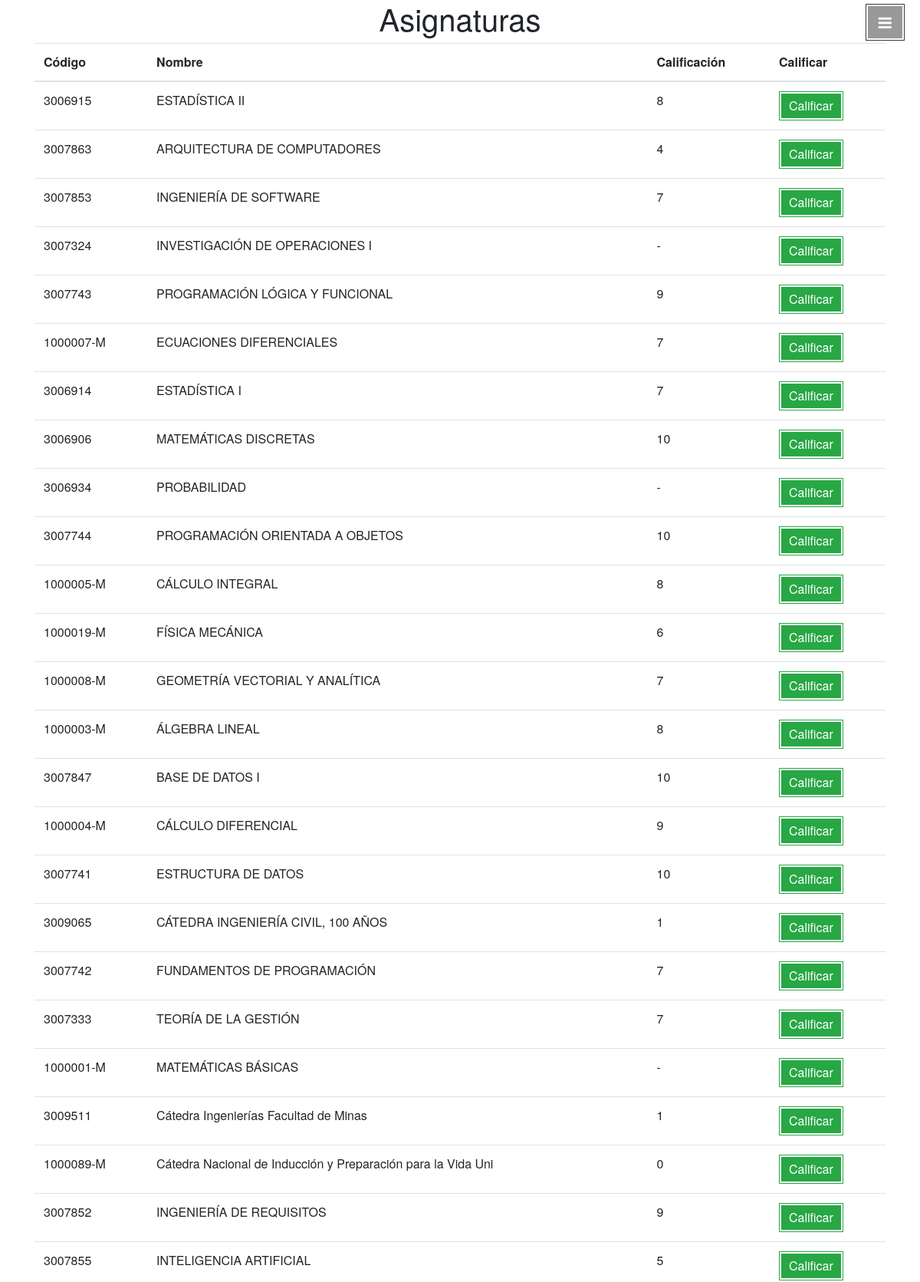
/ (signed in, upper part), run on the app's committed database.
### recomendador/models.py (models this page shows)
class Asignatura(models.Model):
    codigo = models.CharField(max_length=50, primary_key=True)
    nombre = models.CharField(max_length=60)
    estado = models.BooleanField()

### recomendador/views.py (the view, shortened to what this page needs)
# urls.py: url(r'^', views.indexView, name="index"),
@login_required
def indexView(request):
    usuario_actual = User.objects.get(username = request.user)
    asig = Asignatura.objects.all().filter(estado=True)
    for asignatura in asig:
        try:
            calificacion_vieja = Calificacion.objects.get(usuario_id= usuario_actual.id, asignatura_id = asignatura.codigo)
            asignatura.calificacion_vieja = calificacion_vieja.calificacion
        except Calificacion.DoesNotExist as e:
            asignatura.calificacion_vieja = '-'
    return render(request, "index.html", {'asignaturas' : asig})

### recomendador/templates/index.html (shortened to what this page needs)
<!DOCTYPE html>
<html lang="en">
<head>
    <link rel="stylesheet" href="https://stackpath.bootstrapcdn.com/bootstrap/4.4.1/css/bootstrap.min.css">
    {% load static %}
    <link rel="stylesheet" type="text/css" href="{% static 'nav.css' %}">
    <link href="https://maxcdn.bootstrapcdn.com/font-awesome/4.7.0/css/font-awesome.min.css" type="text/css" rel="stylesheet">
</head>
<body>
    <a id="menu-toggle" href="#" class="btn btn-dark btn-lg toggle"><i class="fa fa-bars"></i></a>
    <div class="container">
        <header class="page-header">
            <h1 class="page-title" title="Legos">Asignaturas</h1>
        </header>
        <div class="row">
            <div class="col">
                <table class="table table-hover">
                    <thead>
                      <tr>
                        <th scope="col">Código</th>
                        <th scope="col">Nombre</th>
                        <th scope="col">Calificación</th>
                        <th scope="col">Calificar</th>
                      </tr>
                    </thead>
                    <tbody>
                        {% for asignatura in asignaturas%}
                        <tr>
                            <td scope="row">{{asignatura.codigo}}</td>
                            <td>{{asignatura.nombre}}</td>
                            <td>{{asignatura.calificacion_vieja}}</td>
                            <td><button class="btn btn-success calificacion" title="Calificar" data-toggle="modal"  data-calificacion={{asignatura.calificacion_vieja}}  data-target='#calificar' data-codigo={{asignatura.codigo}} data-nombre="{{asignatura.nombre}}">Calificar</button></td>
                        </tr>
                        {% endfor%}
                    </tbody>
                </table>
            </div>
        </div>
    </div>
</body>
</html>

### recomendador/static/nav.css (style rules this page uses)
body { width: 100%; height: 100%; font-family: "Source Sans Pro", "Helvetica Neue", Helvetica, Arial, sans-serif; overflow-x: hidden; }
html { width: 100%; height: 100%; }
#menu-toggle { z-index: 801; position: fixed; top: 0; right: 15px; }
.toggle { margin: 5px 5px 0 0; }
.btn-dark { border-radius: 0; color: #fff; background-color: rgba(0, 0, 0, 0.4); }
.btn { border-radius: 0px; box-shadow: inset 0 0 0 2px #fff; -moz-box-shadow: inset 0 0 0 2px #fff; -webkit-box-shadow: inset 0 0 0 2px #fff; overflow: hidden; }
.btn-dark { border-radius: 0; color: #fff; background-color: rgba(0,0,0,0.4); }
.page-header { text-align: center; }

### data on the page
Asignatura: codigo "3006915", nombre "ESTADÍSTICA II", calificacion_vieja "8"
Asignatura: codigo "3007863", nombre "ARQUITECTURA DE COMPUTADORES", calificacion_vieja "4"
Asignatura: codigo "3007853", nombre "INGENIERÍA DE SOFTWARE", calificacion_vieja "7"
Asignatura: codigo "3007324", nombre "INVESTIGACIÓN DE OPERACIONES I", calificacion_vieja "-"
Asignatura: codigo "3007743", nombre "PROGRAMACIÓN LÓGICA Y FUNCIONAL", calificacion_vieja "9"
Asignatura: codigo "1000007-M", nombre "ECUACIONES DIFERENCIALES", calificacion_vieja "7"
Asignatura: codigo "3006914", nombre "ESTADÍSTICA I", calificacion_vieja "7"
Asignatura: codigo "3006906", nombre "MATEMÁTICAS DISCRETAS", calificacion_vieja "10"
Asignatura: codigo "3006934", nombre "PROBABILIDAD", calificacion_vieja "-"
Asignatura: codigo "3007744", nombre "PROGRAMACIÓN ORIENTADA A OBJETOS", calificacion_vieja "10"
Asignatura: codigo "1000005-M", nombre "CÁLCULO INTEGRAL", calificacion_vieja "8"
Asignatura: codigo "1000019-M", nombre "FÍSICA MECÁNICA", calificacion_vieja "6"
Asignatura: codigo "1000008-M", nombre "GEOMETRÍA VECTORIAL Y ANALÍTICA", calificacion_vieja "7"
Asignatura: codigo "1000003-M", nombre "ÁLGEBRA LINEAL", calificacion_vieja "8"
Asignatura: codigo "3007847", nombre "BASE DE DATOS I", calificacion_vieja "10"
Asignatura: codigo "1000004-M", nombre "CÁLCULO DIFERENCIAL", calificacion_vieja "9"
Asignatura: codigo "3007741", nombre "ESTRUCTURA DE DATOS", calificacion_vieja "10"
Asignatura: codigo "3009065", nombre "CÁTEDRA INGENIERÍA CIVIL, 100 AÑOS", calificacion_vieja "1"
Asignatura: codigo "3007742", nombre "FUNDAMENTOS DE PROGRAMACIÓN", calificacion_vieja "7"
Asignatura: codigo "3007333", nombre "TEORÍA DE LA GESTIÓN", calificacion_vieja "7"
Asignatura: codigo "1000001-M", nombre "MATEMÁTICAS BÁSICAS", calificacion_vieja "-"
Asignatura: codigo "3009511", nombre "Cátedra Ingenierías Facultad de Minas", calificacion_vieja "1"
Asignatura: codigo "1000089-M", nombre "Cátedra Nacional de Inducción y Preparación para la Vida Uni", calificacion_vieja "0"
Asignatura: codigo "3007852", nombre "INGENIERÍA DE REQUISITOS", calificacion_vieja "9"
Asignatura: codigo "3007855", nombre "INTELIGENCIA ARTIFICIAL", calificacion_vieja "5"
